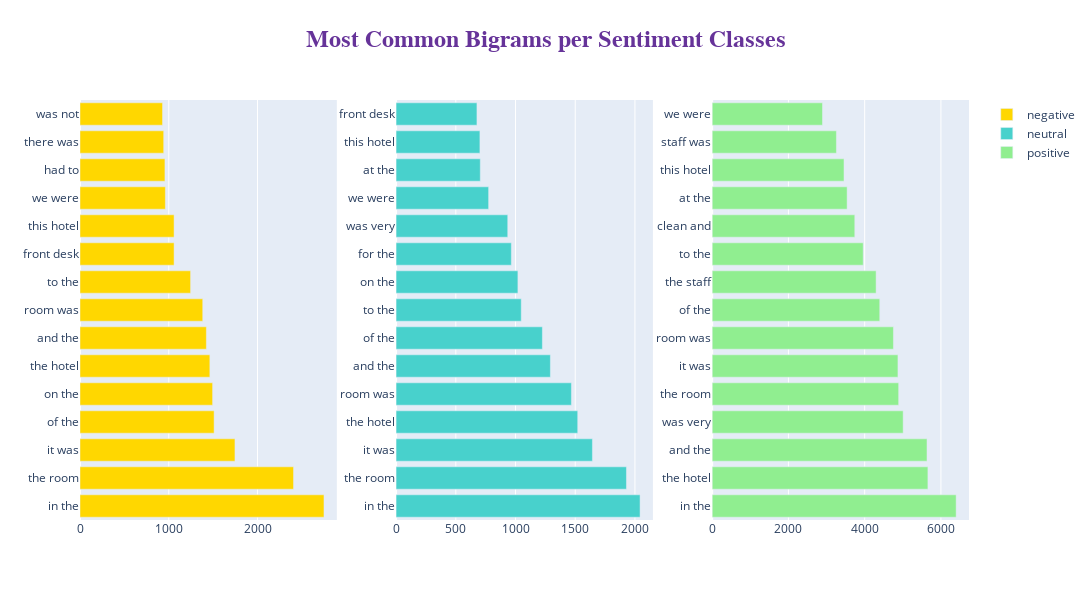

Write notebook code for a chart like this one.
### Code cell
# Create a subplot layout with 1 row and 3 columns
fig = make_subplots(rows=1, cols=3)

# Define titles for each subplot based on sentiment labels
title_ = ["negative", "neutral", "positive"]

# Iterate over the three sentiment labels
for i in range(3):
    # Filter tokenized reviews by sentiment label
    texts = df[df["label"] == i]['tokenized_review']

    # Flatten the list of tokenized reviews into a single list of words
    new = texts.str.split()
    new = new.values.tolist()
    corpus = [word for sublist in new for word in sublist]
    
    # Get the top 15 bigrams for the current sentiment label
    top_n_bigrams = _get_top_ngram(texts, 2)[:15]
    x, y = map(list, zip(*top_n_bigrams))  # Separate bigrams and their frequencies

    # Add a horizontal bar chart for the current sentiment label
    fig.add_trace(go.Bar(
                x=y,
                y=x,
                orientation='h',
                type="bar",
                name=title_[i],  # Label for the legend
                marker=dict(color=colors[i])), 1, i+1)
    
# Customize the layout of the figure
fig.update_layout(
    autosize=False,
    width=2000,
    height=600,
    title=dict(
        text='<b>Most Common Bigrams per Sentiment Classes</b>',  # Main title
        x=0.5,
        y=0.95,
        font=dict(
            family="Courier New, monospace",  # Font style
            size=24,  # Font size
            color="RebeccaPurple"  # Font color
        )
    )
)

# Display the figure
fig.show()

### Figure 1 — Plotly figure (JSON) as saved in the notebook; plotly's stock layout.template omitted (floating-point values rounded to 4 significant figures)
{"data": [{"marker": {"color": "gold"}, "name": "negative", "orientation": "h", "type": "bar", "x": [2749, 2406, 1746, 1511, 1494, 1463, 1424, 1383, 1246, 1060, 1060, 962, 957, 943, 930], "xaxis": "x", "y": ["in the", "the room", "it was", "of the", "on the", "the hotel", "and the", "room was", "to the", "front desk", "this hotel", "we were", "had to", "there was", "was not"], "yaxis": "y"}, {"marker": {"color": "mediumturquoise"}, "name": "neutral", "orientation": "h", "type": "bar", "x": [2043, 1929, 1644, 1521, 1468, 1292, 1225, 1048, 1020, 965, 935, 775, 705, 702, 677], "xaxis": "x2", "y": ["in the", "the room", "it was", "the hotel", "room was", "and the", "of the", "to the", "on the", "for the", "was very", "we were", "at the", "this hotel", "front desk"], "yaxis": "y2"}, {"marker": {"color": "lightgreen"}, "name": "positive", "orientation": "h", "type": "bar", "x": [6400, 5659, 5635, 5010, 4892, 4873, 4755, 4396, 4300, 3962, 3741, 3540, 3458, 3259, 2894], "xaxis": "x3", "y": ["in the", "the hotel", "and the", "was very", "the room", "it was", "room was", "of the", "the staff", "to the", "clean and", "at the", "this hotel", "staff was", "we were"], "yaxis": "y3"}], "layout": {"autosize": false, "height": 600, "title": {"font": {"color": "RebeccaPurple", "family": "Courier New, monospace", "size": 24}, "text": "<b>Most Common Bigrams per Sentiment Classes</b>", "x": 0.5, "y": 0.95}, "width": 2000, "xaxis": {"anchor": "y", "domain": [0, 0.2889]}, "xaxis2": {"anchor": "y2", "domain": [0.3556, 0.6444]}, "xaxis3": {"anchor": "y3", "domain": [0.7111, 1]}, "yaxis": {"anchor": "x", "domain": [0, 1]}, "yaxis2": {"anchor": "x2", "domain": [0, 1]}, "yaxis3": {"anchor": "x3", "domain": [0, 1]}}}
